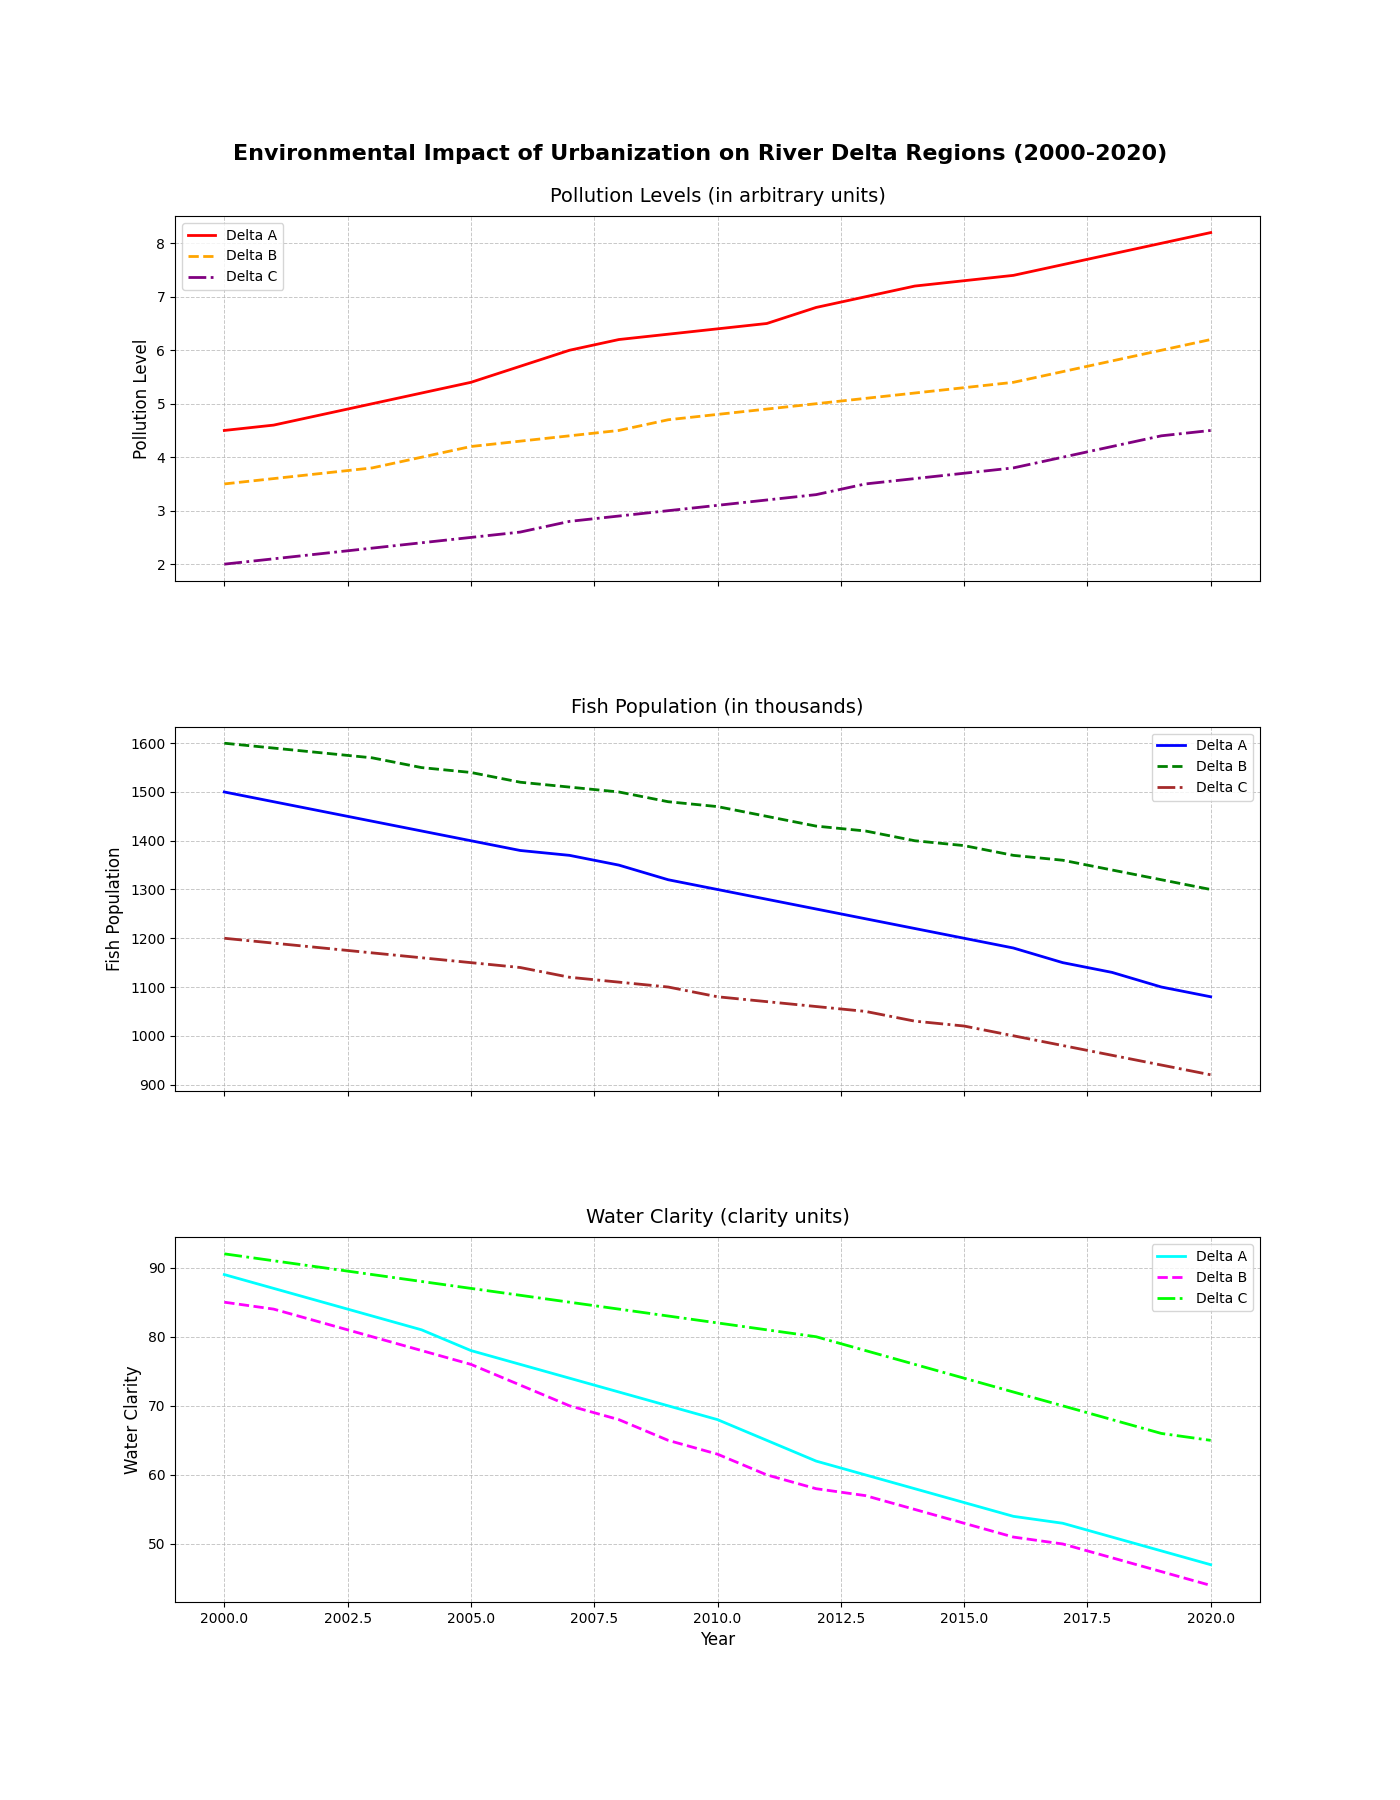

The script that drew this image:
import matplotlib.pyplot as plt
import numpy as np

# Backstory: Monitoring the Environmental Impact of Urbanization in River Delta Regions

# Data: Years and corresponding indicator values for three delta regions
years = np.arange(2000, 2021)

# Delta A measures (pollution levels, fish population, water clarity)
delta_a_pollution = [4.5, 4.6, 4.8, 5.0, 5.2, 5.4, 5.7, 6.0, 6.2, 6.3, 6.4, 6.5, 6.8, 7.0, 7.2, 7.3, 7.4, 7.6, 7.8, 8.0, 8.2]
delta_a_fish_population = [1500, 1480, 1460, 1440, 1420, 1400, 1380, 1370, 1350, 1320, 1300, 1280, 1260, 1240, 1220, 1200, 1180, 1150, 1130, 1100, 1080]
delta_a_water_clarity = [89, 87, 85, 83, 81, 78, 76, 74, 72, 70, 68, 65, 62, 60, 58, 56, 54, 53, 51, 49, 47]

# Delta B measures (pollution levels, fish population, water clarity)
delta_b_pollution = [3.5, 3.6, 3.7, 3.8, 4.0, 4.2, 4.3, 4.4, 4.5, 4.7, 4.8, 4.9, 5.0, 5.1, 5.2, 5.3, 5.4, 5.6, 5.8, 6.0, 6.2]
delta_b_fish_population = [1600, 1590, 1580, 1570, 1550, 1540, 1520, 1510, 1500, 1480, 1470, 1450, 1430, 1420, 1400, 1390, 1370, 1360, 1340, 1320, 1300]
delta_b_water_clarity = [85, 84, 82, 80, 78, 76, 73, 70, 68, 65, 63, 60, 58, 57, 55, 53, 51, 50, 48, 46, 44]

# Delta C measures (pollution levels, fish population, water clarity)
delta_c_pollution = [2.0, 2.1, 2.2, 2.3, 2.4, 2.5, 2.6, 2.8, 2.9, 3.0, 3.1, 3.2, 3.3, 3.5, 3.6, 3.7, 3.8, 4.0, 4.2, 4.4, 4.5]
delta_c_fish_population = [1200, 1190, 1180, 1170, 1160, 1150, 1140, 1120, 1110, 1100, 1080, 1070, 1060, 1050, 1030, 1020, 1000, 980, 960, 940, 920]
delta_c_water_clarity = [92, 91, 90, 89, 88, 87, 86, 85, 84, 83, 82, 81, 80, 78, 76, 74, 72, 70, 68, 66, 65]

# Create a figure and axis
fig, axs = plt.subplots(3, 1, figsize=(14, 18), sharex=True)
fig.suptitle('Environmental Impact of Urbanization on River Delta Regions (2000-2020)', fontsize=16, fontweight='bold', y=0.92)

# Subplot 1: Pollution Levels
axs[0].plot(years, delta_a_pollution, color='red', linestyle='-', linewidth=2, label='Delta A')
axs[0].plot(years, delta_b_pollution, color='orange', linestyle='--', linewidth=2, label='Delta B')
axs[0].plot(years, delta_c_pollution, color='purple', linestyle='-.', linewidth=2, label='Delta C')
axs[0].set_title('Pollution Levels (in arbitrary units)', fontsize=14, pad=10)
axs[0].set_ylabel('Pollution Level', fontsize=12)
axs[0].legend(loc='upper left', fontsize=10)
axs[0].grid(True, linestyle='--', linewidth=0.7, alpha=0.7)

# Subplot 2: Fish Population
axs[1].plot(years, delta_a_fish_population, color='blue', linestyle='-', linewidth=2, label='Delta A')
axs[1].plot(years, delta_b_fish_population, color='green', linestyle='--', linewidth=2, label='Delta B')
axs[1].plot(years, delta_c_fish_population, color='brown', linestyle='-.', linewidth=2, label='Delta C')
axs[1].set_title('Fish Population (in thousands)', fontsize=14, pad=10)
axs[1].set_ylabel('Fish Population', fontsize=12)
axs[1].legend(loc='upper right', fontsize=10)
axs[1].grid(True, linestyle='--', linewidth=0.7, alpha=0.7)

# Subplot 3: Water Clarity
axs[2].plot(years, delta_a_water_clarity, color='cyan', linestyle='-', linewidth=2, label='Delta A')
axs[2].plot(years, delta_b_water_clarity, color='magenta', linestyle='--', linewidth=2, label='Delta B')
axs[2].plot(years, delta_c_water_clarity, color='lime', linestyle='-.', linewidth=2, label='Delta C')
axs[2].set_title('Water Clarity (clarity units)', fontsize=14, pad=10)
axs[2].set_xlabel('Year', fontsize=12)
axs[2].set_ylabel('Water Clarity', fontsize=12)
axs[2].legend(loc='upper right', fontsize=10)
axs[2].grid(True, linestyle='--', linewidth=0.7, alpha=0.7)

# Adjust the layout for better spacing
plt.subplots_adjust(hspace=0.4)

# Display the chart
plt.show()
